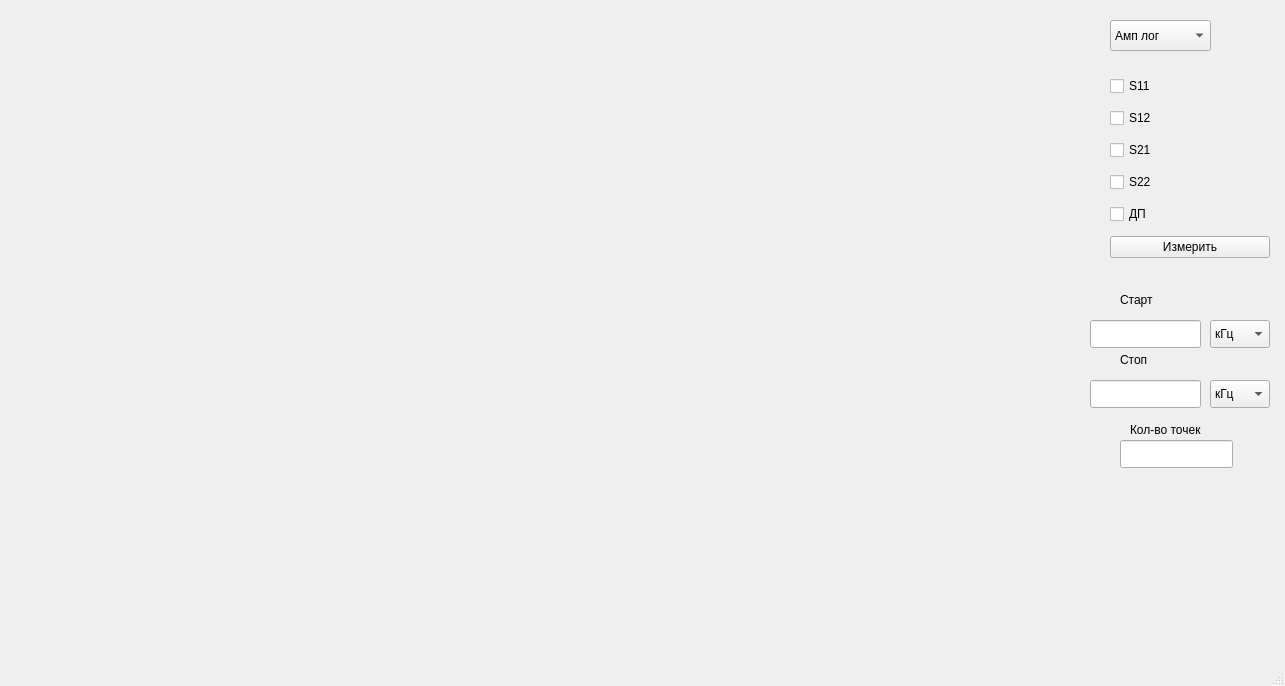
<?xml version="1.0" encoding="UTF-8"?>
<ui version="4.0">
 <class>MainWindow</class>
 <widget class="QMainWindow" name="MainWindow">
  <property name="geometry">
   <rect>
    <x>0</x>
    <y>0</y>
    <width>1285</width>
    <height>686</height>
   </rect>
  </property>
  <property name="windowTitle">
   <string>MainWindow</string>
  </property>
  <widget class="QWidget" name="centralwidget">
   <widget class="QCustomPlot" name="plot" native="true">
    <property name="geometry">
     <rect>
      <x>10</x>
      <y>10</y>
      <width>1041</width>
      <height>561</height>
     </rect>
    </property>
    <property name="sizePolicy">
     <sizepolicy hsizetype="Preferred" vsizetype="MinimumExpanding">
      <horstretch>0</horstretch>
      <verstretch>0</verstretch>
     </sizepolicy>
    </property>
   </widget>
   <widget class="QComboBox" name="MultiplierBasicComboBox">
    <property name="geometry">
     <rect>
      <x>1210</x>
      <y>320</y>
      <width>60</width>
      <height>28</height>
     </rect>
    </property>
    <property name="currentIndex">
     <number>0</number>
    </property>
    <item>
     <property name="text">
      <string>кГц</string>
     </property>
    </item>
    <item>
     <property name="text">
      <string>МГц</string>
     </property>
    </item>
    <item>
     <property name="text">
      <string>ГГц</string>
     </property>
    </item>
   </widget>
   <widget class="QComboBox" name="MultiplierFinalComboBox">
    <property name="geometry">
     <rect>
      <x>1210</x>
      <y>380</y>
      <width>60</width>
      <height>28</height>
     </rect>
    </property>
    <item>
     <property name="text">
      <string>кГц</string>
     </property>
    </item>
    <item>
     <property name="text">
      <string>МГц</string>
     </property>
    </item>
    <item>
     <property name="text">
      <string>ГГц</string>
     </property>
    </item>
   </widget>
   <widget class="QLineEdit" name="BasicLineEdit">
    <property name="geometry">
     <rect>
      <x>1090</x>
      <y>320</y>
      <width>111</width>
      <height>28</height>
     </rect>
    </property>
   </widget>
   <widget class="QLineEdit" name="FinalLineEdit">
    <property name="geometry">
     <rect>
      <x>1090</x>
      <y>380</y>
      <width>111</width>
      <height>28</height>
     </rect>
    </property>
    <property name="text">
     <string/>
    </property>
   </widget>
   <widget class="QComboBox" name="TypeComboBox">
    <property name="geometry">
     <rect>
      <x>1110</x>
      <y>20</y>
      <width>101</width>
      <height>31</height>
     </rect>
    </property>
    <item>
     <property name="text">
      <string>Амп лог</string>
     </property>
    </item>
    <item>
     <property name="text">
      <string>КСВН</string>
     </property>
    </item>
    <item>
     <property name="text">
      <string>Фаза</string>
     </property>
    </item>
    <item>
     <property name="text">
      <string>Фаза&gt;180</string>
     </property>
    </item>
    <item>
     <property name="text">
      <string>ГВЗ</string>
     </property>
    </item>
    <item>
     <property name="text">
      <string>Амп лин</string>
     </property>
    </item>
    <item>
     <property name="text">
      <string>Реал</string>
     </property>
    </item>
    <item>
     <property name="text">
      <string>Мним</string>
     </property>
    </item>
   </widget>
   <widget class="QWidget" name="verticalLayoutWidget">
    <property name="geometry">
     <rect>
      <x>1110</x>
      <y>70</y>
      <width>160</width>
      <height>198</height>
     </rect>
    </property>
    <layout class="QVBoxLayout" name="verticalLayout">
     <item>
      <widget class="QCheckBox" name="S11CheckBox">
       <property name="text">
        <string>S11</string>
       </property>
      </widget>
     </item>
     <item>
      <widget class="QCheckBox" name="S12checkBox">
       <property name="text">
        <string>S12</string>
       </property>
      </widget>
     </item>
     <item>
      <widget class="QCheckBox" name="S21CheckBox">
       <property name="text">
        <string>S21</string>
       </property>
      </widget>
     </item>
     <item>
      <widget class="QCheckBox" name="S22checkBox">
       <property name="text">
        <string>S22</string>
       </property>
      </widget>
     </item>
     <item>
      <widget class="QCheckBox" name="DPCheckBox">
       <property name="text">
        <string>ДП</string>
       </property>
      </widget>
     </item>
     <item>
      <widget class="QPushButton" name="Measure">
       <property name="text">
        <string>Измерить</string>
       </property>
      </widget>
     </item>
    </layout>
   </widget>
   <widget class="QLabel" name="Start">
    <property name="geometry">
     <rect>
      <x>1120</x>
      <y>290</y>
      <width>63</width>
      <height>20</height>
     </rect>
    </property>
    <property name="text">
     <string>Старт</string>
    </property>
   </widget>
   <widget class="QLabel" name="Stop">
    <property name="geometry">
     <rect>
      <x>1120</x>
      <y>350</y>
      <width>63</width>
      <height>20</height>
     </rect>
    </property>
    <property name="text">
     <string>Стоп</string>
    </property>
   </widget>
   <widget class="QLineEdit" name="PointsLineEdit">
    <property name="geometry">
     <rect>
      <x>1120</x>
      <y>440</y>
      <width>113</width>
      <height>28</height>
     </rect>
    </property>
   </widget>
   <widget class="QLabel" name="label_3">
    <property name="geometry">
     <rect>
      <x>1130</x>
      <y>420</y>
      <width>111</width>
      <height>20</height>
     </rect>
    </property>
    <property name="text">
     <string>Кол-во точек</string>
    </property>
   </widget>
  </widget>
  <widget class="QMenuBar" name="menubar">
   <property name="geometry">
    <rect>
     <x>0</x>
     <y>0</y>
     <width>1285</width>
     <height>25</height>
    </rect>
   </property>
  </widget>
  <widget class="QStatusBar" name="statusbar"/>
 </widget>
 <customwidgets>
  <customwidget>
   <class>QCustomPlot</class>
   <extends>QWidget</extends>
   <header>../../qcustomplot.h</header>
   <container>1</container>
  </customwidget>
 </customwidgets>
 <resources/>
 <connections/>
</ui>
